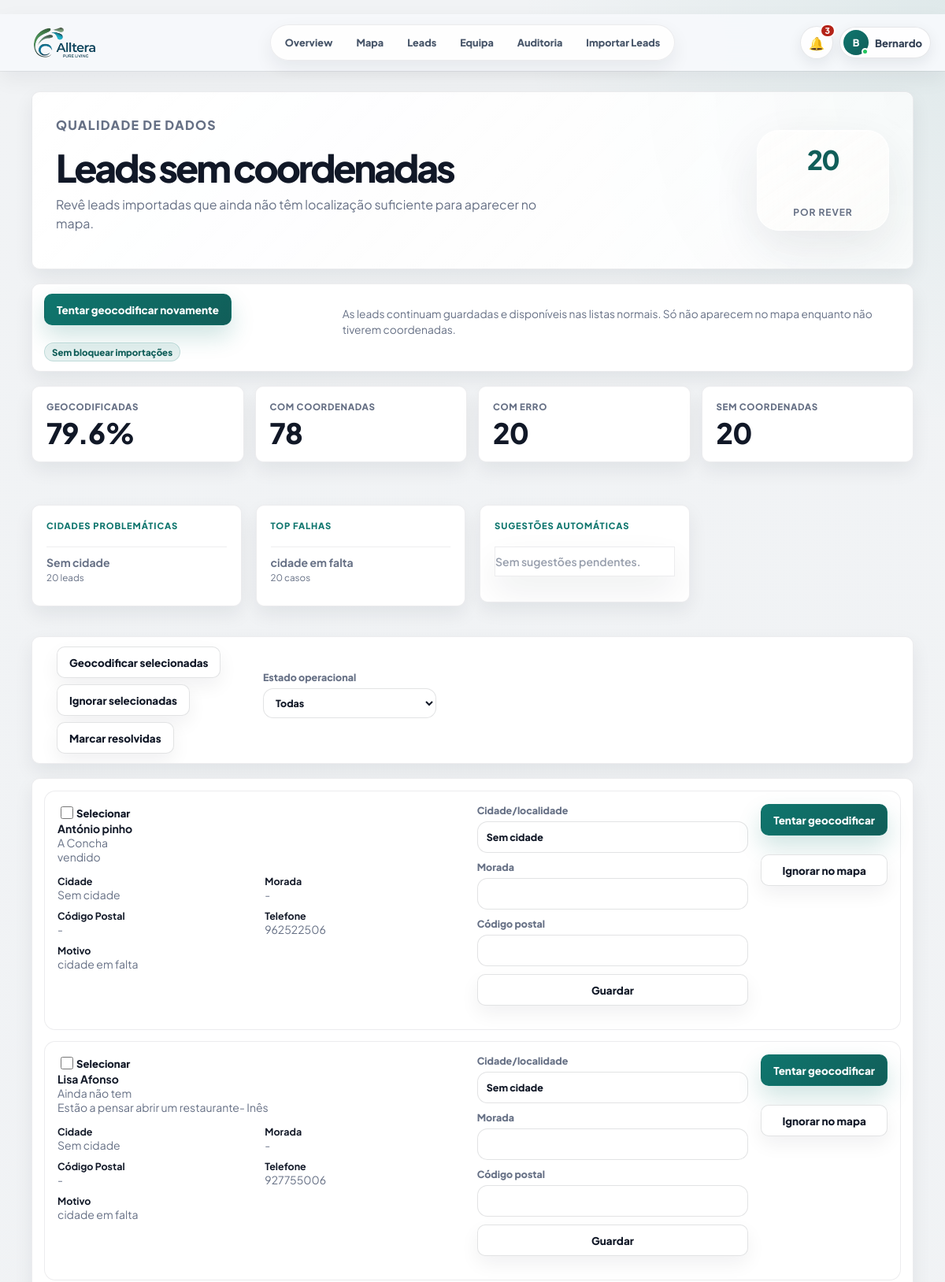
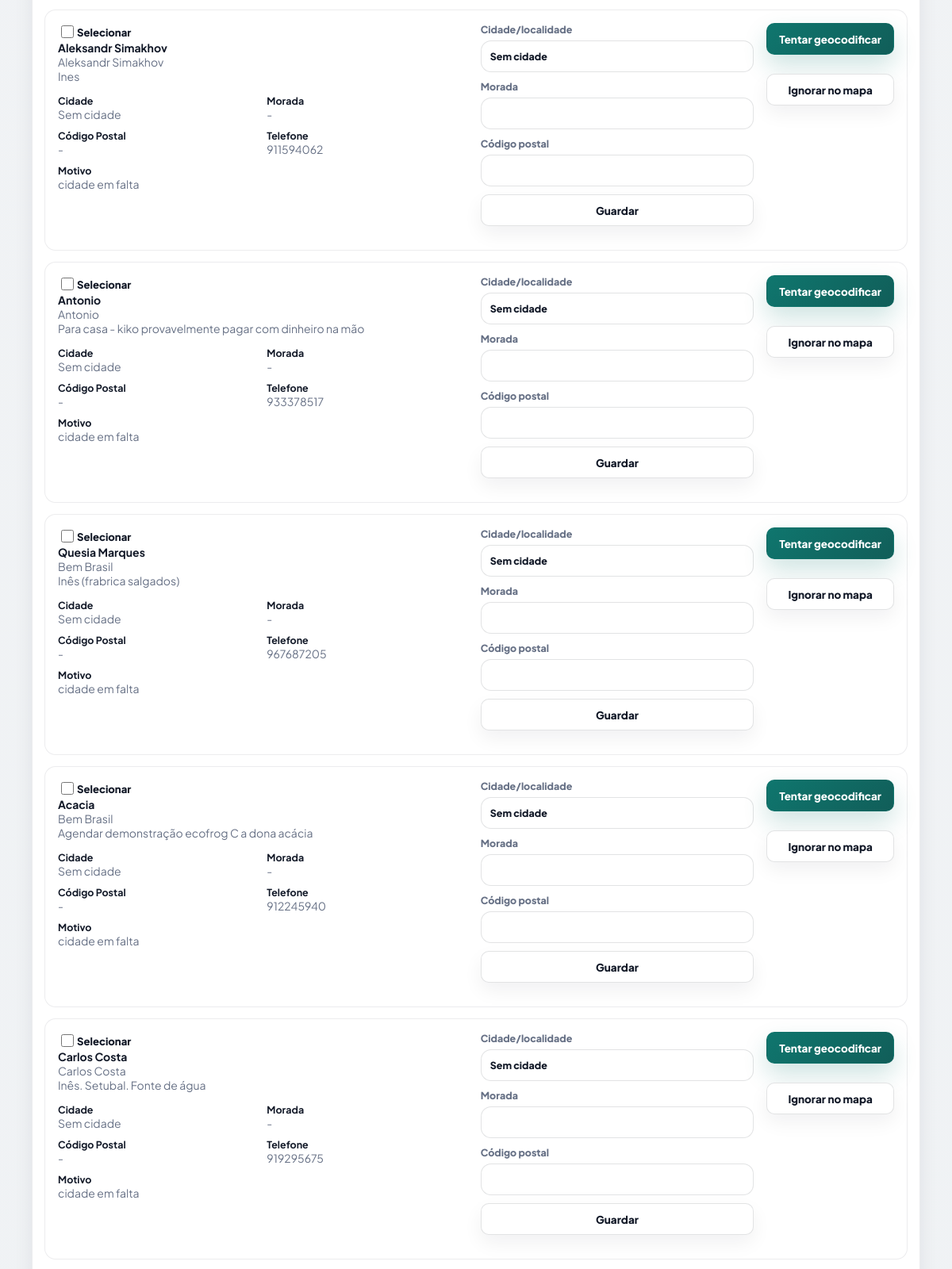
The app's page /sem-coordenadas (signed in, upper part) with its own data (2 pictures, top to bottom).
### PlataformaApoioDecisaoComercial/models.py (models this page shows, shortened)
class User(UserMixin, db.Model):
    __tablename__ = "users"
    id = db.Column(db.Integer, primary_key=True)
    nome = db.Column(db.String(120), nullable=False)
    email = db.Column(db.String(160), nullable=False, unique=True, index=True)
    password_hash = db.Column(db.String(255), nullable=False)
    role = db.Column(db.String(40), nullable=False, default="comercial")
    ativo = db.Column(db.Boolean, nullable=False, default=True)
    created_at = db.Column(db.DateTime, default=datetime.utcnow)
    @property
    def is_active(self):
        return bool(self.ativo)
    historico = db.relationship("HistoricoLead", back_populates="user", lazy="dynamic")
    assigned_leads = db.relationship("Lead", back_populates="assigned_to", lazy="dynamic")

class Lead(db.Model):
    id = db.Column(db.Integer, primary_key=True)
    nome_cliente = db.Column(db.String(180), nullable=True)
    area_negocio = db.Column(db.String(120), nullable=True)
    cidade = db.Column(db.String(80), nullable=True)
    empresa = db.Column(db.String(180), nullable=True)
    nome_empresa = db.Column(db.String(180), nullable=False)
    tipo_cliente = db.Column(db.String(80), nullable=False)
    morada = db.Column(db.String(220), nullable=True)
    codigo_postal = db.Column(db.String(20), nullable=True)
    localidade = db.Column(db.String(80), nullable=False)
    contacto = db.Column(db.String(120), nullable=True)
    telefone = db.Column(db.String(40), nullable=True)
    email = db.Column(db.String(160), nullable=True)
    categoria = db.Column(db.String(120), nullable=True)
    nif = db.Column(db.String(30), nullable=True)
    observacoes = db.Column(db.Text, nullable=True)
    observacoes_contacto = db.Column(db.Text, nullable=True)
    reuniao_info = db.Column(db.Text, nullable=True)
    classificacao_observacao = db.Column(db.String(80), nullable=True)
    motivo_classificacao = db.Column(db.Text, nullable=True)
    latitude = db.Column(db.Float, nullable=True)
    longitude = db.Column(db.Float, nullable=True)
    estado = db.Column(db.String(40), nullable=False, default="Por contactar")
    estado_lead = db.Column(db.String(40), nullable=True, default="Por contactar")
    prioridade = db.Column(db.String(20), nullable=True, default="Baixa")
    comercial_responsavel = db.Column(db.String(80), nullable=False, default="Flávia")
    data_novo_contacto = db.Column(db.Date, nullable=True)
    data_reuniao = db.Column(db.Date, nullable=True)
    hora_reuniao = db.Column(db.String(10), nullable=True)
    tags = db.Column(db.String(300), nullable=True)
    insight_tags = db.Column(db.String(400), nullable=True)
    insight_note = db.Column(db.Text, nullable=True)
    assigned_to_id = db.Column(db.Integer, db.ForeignKey("users.id"), nullable=True, index=True)
    created_at = db.Column(db.DateTime, default=datetime.utcnow)
    updated_at = db.Column(db.DateTime, default=datetime.utcnow, onupdate=datetime.utcnow)
    assigned_to = db.relationship("User", back_populates="assigned_leads")
    historico = db.relationship(
        "HistoricoLead",
        backref="lead",
        cascade="all, delete-orphan",
        order_by="desc(HistoricoLead.created_at)",
    )
    def tag_list(self):
        return [tag.strip() for tag in (self.tags or "").split(",") if tag.strip()]

### PlataformaApoioDecisaoComercial/app.py (the view, shortened to what this page needs)
    @app.route("/sem-coordenadas", methods=["GET", "POST"])
    @login_required
    def sem_coordenadas():
        status_filter = request.args.get("estado", "todas")
        leads = [lead for lead in Lead.query.order_by(Lead.nome_empresa.asc()).all() if needs_coordinate_review(lead)]
        if status_filter == "ativas":
            leads = [lead for lead in leads if is_active_lead(lead)]
        elif status_filter == "inativas":
            leads = [lead for lead in leads if is_inactive_lead(lead)]
        rows = [{"lead": lead, "motivo": coordinate_review_reason(lead), "sugestao": city_suggestion(lead.cidade or lead.localidade)} for lead in leads]
        return render_template("sem_coordenadas.html", rows=rows, status_filter=status_filter, quality=coordinate_quality_context(rows))

### PlataformaApoioDecisaoComercial/app.py (called while the page is built, shortened)
def normalize_lookup(value):
    text = str(value or "").strip().lower()
    text = unicodedata.normalize("NFKD", text)
    return "".join(char for char in text if not unicodedata.combining(char))

def clean_text(value):
    return re.sub(r"\s+", " ", str(value or "").strip())

def normalize_city(city):
    text = clean_text(city)
    if normalize_lookup(text) in INVALID_CITY_VALUES:
        return ""

def valid_coordinates(latitude, longitude):
    return latitude is not None and longitude is not None and -90 <= latitude <= 90 and -180 <= longitude <= 180

def parse_time_value(value):
    value = clean_text(value)
    if not value:
        return None
    match = re.fullmatch(r"([01]?\d|2[0-3]):([0-5]\d)(?::[0-5]\d)?", value)
    if not match:
        return None
    return f"{int(match.group(1)):02d}:{match.group(2)}"

def scheduled_time_label(lead):
    return parse_time_value(getattr(lead, "hora_reuniao", None)) or ""

def is_scheduled_lead(lead):
    if not lead or not lead.data_novo_contacto:
        return False
    state = normalize_legacy_state(lead.estado)
    text = normalize_lookup(" ".join([
        lead.estado or "",
        lead.classificacao_observacao or "",
        lead.observacoes or "",
        lead.observacoes_contacto or "",
        lead.motivo_classificacao or "",
    ]))
    if state in SCHEDULED_STATES:
        return True
    return any(token in text for token in [
        "voltar a ligar",
        "contactar mais tarde",
        "reagendada",
        "reagendar",
        "sem interesse para ja",
        "aguardar resposta",
        "ligar depois",
        "voltar a contactar",
    ])

def scheduled_badge_count():
    today = date.today()
    return (
        Lead.query.filter(
            Lead.data_novo_contacto.isnot(None),
            Lead.data_novo_contacto <= today,
            Lead.estado.in_(list(SCHEDULED_STATES)),
        ).count()
    )

def invalid_location_value(value):
    key = normalize_lookup(value)
    return not clean_text(value) or key in INVALID_CITY_VALUES or key == normalize_lookup("Sem cidade")

def needs_coordinate_review(lead):
    if valid_coordinates(lead.latitude, lead.longitude):
        return False
    return (
        invalid_location_value(lead.cidade or lead.localidade)
        or "Ignorar mapa" in lead.tag_list()
        or not valid_coordinates(lead.latitude, lead.longitude)
    )

### PlataformaApoioDecisaoComercial/templates/sem_coordenadas.html (shortened to what this page needs)
{% extends "base.html" %}
{% block content %}
<main class="page-shell history-page">
    <section class="panel import-hero history-hero">
        <div>
            <p class="eyebrow">Qualidade de dados</p>
            <h1>Leads sem coordenadas</h1>
            <p>Revê leads importadas que ainda não têm localização suficiente para aparecer no mapa.</p>
        </div>
        <div class="history-hero__meta">
            <span>{{ rows|length }}</span>
            <strong>por rever</strong>
        </div>
    </section>
    <section class="panel history-toolbar">
        <div>
            <form method="post">
                <button class="button" type="submit">Tentar geocodificar novamente</button>
            </form>
            <span class="tag tag--soft">Sem bloquear importações</span>
        </div>
        <p class="hint">As leads continuam guardadas e disponíveis nas listas normais. Só não aparecem no mapa enquanto não tiverem coordenadas.</p>
    </section>
    <section class="metric-grid dashboard-metrics">
        <article><span>Geocodificadas</span><strong>{{ quality.geocoded_percent }}%</strong></article>
        <article><span>Com coordenadas</span><strong>{{ quality.with_coords }}</strong></article>
        <article><span>Com erro</span><strong>{{ quality.total_errors }}</strong></article>
        <article><span>Sem coordenadas</span><strong>{{ quality.without_coords }}</strong></article>
    </section>
    <section class="dashboard-grid">
        <article class="panel dashboard-card">
            <p class="eyebrow">Cidades problemáticas</p>
            <div class="dashboard-list">
                {% for city, count in quality.problem_cities %}
                <span><strong>{{ city }}</strong><small>{{ count }} leads</small></span>
                {% else %}
                <p class="empty-state empty-state--quiet">Sem falhas por cidade.</p>
                {% endfor %}
            </div>
        </article>
        <article class="panel dashboard-card">
            <p class="eyebrow">Top falhas</p>
            <div class="dashboard-list">
                {% for reason, count in quality.top_failures %}
                <span><strong>{{ reason }}</strong><small>{{ count }} casos</small></span>
                {% else %}
                <p class="empty-state empty-state--quiet">Sem falhas.</p>
                {% endfor %}
            </div>
        </article>
        <article class="panel dashboard-card">
            <p class="eyebrow">Sugestões automáticas</p>
            <div class="dashboard-list">
                {% for suggestion in quality.suggestions %}
                <span><strong>{{ suggestion.lead.cidade or suggestion.lead.localidade }}</strong><small>Sugerido: {{ suggestion.suggested }}</small></span>
                {% else %}
                <p class="empty-state empty-state--quiet">Sem sugestões pendentes.</p>
                {% endfor %}
            </div>
        </article>
    </section>
    <section class="panel history-toolbar">
        <div class="bulk-actions">
            <button class="button secondary" form="bulkCoordsForm" name="action" value="bulk_retry" type="submit">Geocodificar selecionadas</button>
            <button class="button secondary" form="bulkCoordsForm" name="action" value="bulk_ignore" type="submit">Ignorar selecionadas</button>
            <button class="button secondary" form="bulkCoordsForm" name="action" value="bulk_resolved" type="submit">Marcar resolvidas</button>
        </div>
        <form class="inactive-filters" method="get">
            <label class="history-filter-label">Estado operacional
                <select name="estado" onchange="this.form.submit()">
                    <option value="todas" {% if status_filter == 'todas' %}selected{% endif %}>Todas</option>
                </select>
            </label>
        </form>
    </section>
    <section class="panel no-coords-panel">
        {% for item in rows %}
        {% set lead = item.lead %}
        <article class="no-coords-row">
            <div class="no-coords-main">
                <label class="check-row"><input form="bulkCoordsForm" type="checkbox" name="lead_ids" value="{{ lead.id }}"> Selecionar</label>
                <div>
                    <strong>{{ lead.nome_cliente or lead.nome_empresa }}</strong>
                    <span>{{ lead.nome_empresa }}</span>
                </div>
                <p>{{ lead.observacoes or lead.observacoes_contacto or "Sem observações" }}</p>
                <div class="no-coords-grid">
                    <span><b>Cidade</b>{{ lead.cidade or lead.localidade or "-" }}</span>
                    <span><b>Morada</b>{{ lead.morada or "-" }}</span>
                    <span><b>Código Postal</b>{{ lead.codigo_postal or "-" }}</span>
                    <span><b>Telefone</b>{{ lead.telefone or "-" }}</span>
                    <span><b>Motivo</b>{{ item.motivo }}</span>
                </div>
            </div>
            <form class="no-coords-form" method="post">
                <label>Cidade/localidade<input name="cidade" value="{{ lead.cidade or lead.localidade or '' }}"></label>
                <label>Morada<input name="morada" value="{{ lead.morada or '' }}"></label>
                <label>Código postal<input name="codigo_postal" value="{{ lead.codigo_postal or '' }}"></label>
                <button class="button secondary" type="submit">Guardar</button>
            </form>
            <div class="no-coords-actions">
                <form method="post">
                    <button class="button" type="submit">Tentar geocodificar</button>
                </form>
                <form method="post">
                    <button class="button secondary" type="submit">Ignorar no mapa</button>
                </form>
            </div>
        </article>
        {% else %}
        <p class="empty-state">Não existem leads sem coordenadas para rever.</p>
        {% endfor %}
    </section>
</main>
{% endblock %}

### PlataformaApoioDecisaoComercial/templates/base.html (shortened to what this page needs)
﻿<!doctype html>
<html lang="pt">
<head>
    <link rel="stylesheet" href="https://unpkg.com/leaflet@1.9.4/dist/leaflet.css">
    <link rel="stylesheet" href="{{ url_for('static', filename='css/styles.css') }}">
</head>
<body>
    <div class="app-shell">
        <header class="topbar topbar--minimal" id="appTopbar" aria-label="Barra superior">
            <a class="topnav-brand" href="{{ url_for('admin_overview') if current_user.is_authenticated and current_user.role == 'admin' else (url_for('mapa_leads') if current_user.is_authenticated else url_for('login')) }}" aria-label="Alltera">
                <span class="topnav-brand__logo" aria-hidden="true">
                    <img src="{{ url_for('static', filename='alltera-logo.png') }}" alt="">
                </span>
            </a>
            {% if current_user.is_authenticated %}
            <nav class="topnav-pill" aria-label="Navegação principal">
                {% if current_user.role == "admin" %}
                <a href="{{ url_for('admin_overview') }}" {% if request.endpoint == 'admin_overview' %}aria-current="page"{% endif %}>Overview</a>
                <a href="{{ url_for('mapa_leads') }}" {% if request.endpoint == 'mapa_leads' %}aria-current="page"{% endif %}>Mapa</a>
                <a href="{{ url_for('todas_leads') }}" {% if request.endpoint == 'todas_leads' %}aria-current="page"{% endif %}>Leads</a>
                <a href="{{ url_for('admin_users') }}" {% if request.endpoint == 'admin_users' %}aria-current="page"{% endif %}>Equipa</a>
                <a href="{{ url_for('historico') }}" {% if request.endpoint == 'historico' %}aria-current="page"{% endif %}>Auditoria</a>
                <a href="{{ url_for('importar_leads') }}" {% if request.endpoint == 'importar_leads' %}aria-current="page"{% endif %}>Importar Leads</a>
                {% endif %}
            </nav>
            {% endif %}
            <div class="topbar__actions">
                {% if current_user.is_authenticated %}
                {% set display_name = current_user.nome or current_user.email %}
                {% set first_name = display_name.split()[0] %}
                <div class="notifications-menu" id="notificationsMenu">
                    <button class="notifications-trigger" id="notificationsButton" type="button" aria-haspopup="menu" aria-expanded="false" aria-controls="notificationsDropdown" title="Notificações operacionais">
                        <span aria-hidden="true">🔔</span>
                        {% if operational_notifications.count > 0 %}
                        <strong>{{ operational_notifications.count }}</strong>
                        {% endif %}
                    </button>
                </div>
                <div class="profile-menu" id="profileMenu">
                    <button class="profile-trigger" id="profileMenuButton" type="button" aria-haspopup="menu" aria-expanded="false" aria-controls="profileDropdown">
                        <span class="profile-avatar" aria-hidden="true">{{ display_name[:1]|upper }}<i></i></span>
                        <span class="profile-trigger__name">{{ first_name }}</span>
                    </button>
                </div>
                {% endif %}
            </div>
        </header>
        <div class="app-shell__content">
            {% block content %}{% endblock %}
        </div>
    </div>
    {% if current_user.is_authenticated %}
    <aside class="command-palette" id="commandPalette" aria-hidden="true">
    </aside>
    <aside class="global-lead-drawer" id="globalLeadDrawer" aria-hidden="true">
    </aside>
    {% endif %}
</body>
</html>

### records on screen
User: nome "B", nome "Bernardo"
Lead: cidade "Sem cidade", count "20", nome_cliente "António pinho", nome_empresa "A Concha", observacoes+observacoes_contacto "vendido", cidade "Sem cidade", morada "-", codigo_postal "-", telefone "962522506", cidade "Sem cidade"
Lead: nome_cliente "Lisa Afonso", nome_empresa "Ainda não tem", observacoes "Estão a pensar abrir um restaurante- Inês", cidade "Sem cidade", morada "-", codigo_postal "-", telefone "927755006", cidade "Sem cidade"
Lead: nome_cliente "Aleksandr Simakhov", nome_empresa "Aleksandr Simakhov", observacoes "Ines", cidade "Sem cidade", morada "-", codigo_postal "-", telefone "911594062", cidade "Sem cidade"
Lead: nome_cliente "Antonio", nome_empresa "Antonio", observacoes "Para casa - kiko provavelmente pagar com dinheiro na mão", cidade "Sem cidade", morada "-", codigo_postal "-", telefone "933378517", cidade "Sem cidade"
Lead: nome_cliente "Quesia Marques", nome_empresa "Bem Brasil", observacoes "Inês (frabrica salgados)", cidade "Sem cidade", morada "-", codigo_postal "-", telefone "967687205", cidade "Sem cidade"
Lead: nome_cliente "Acacia", nome_empresa "Bem Brasil", observacoes "Agendar demonstração ecofrog C a dona acácia", cidade "Sem cidade", morada "-", codigo_postal "-", telefone "912245940", cidade "Sem cidade"
Lead: nome_cliente "Carlos Costa", nome_empresa "Carlos Costa", observacoes "Inês. Setubal. Fonte de água", cidade "Sem cidade", morada "-", codigo_postal "-", telefone "919295675", cidade "Sem cidade"

### other values on screen
{{ operational_notifications.count }} "3"
{{ rows|length }} "20"
{{ quality.geocoded_percent }} "79.6"
{{ quality.with_coords }} "78"
{{ quality.total_errors }} "20"
{{ quality.without_coords }} "20"
{{ reason }} "cidade em falta"
{{ count }} "20"
{{ item.motivo }} "cidade em falta" "cidade em falta" "cidade em falta" "cidade em falta" "cidade em falta" "cidade em falta" "cidade em falta"
